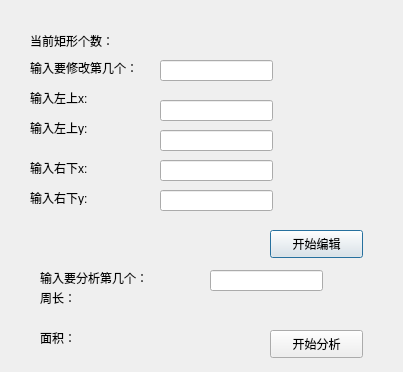
<?xml version="1.0" encoding="UTF-8"?>
<ui version="4.0">
 <class>Dialog_rectangle_edit</class>
 <widget class="QDialog" name="Dialog_rectangle_edit">
  <property name="geometry">
   <rect>
    <x>0</x>
    <y>0</y>
    <width>403</width>
    <height>372</height>
   </rect>
  </property>
  <property name="windowTitle">
   <string>Dialog</string>
  </property>
  <widget class="QLabel" name="label">
   <property name="geometry">
    <rect>
     <x>30</x>
     <y>30</y>
     <width>101</width>
     <height>21</height>
    </rect>
   </property>
   <property name="text">
    <string>当前矩形个数：</string>
   </property>
  </widget>
  <widget class="QLabel" name="label_2">
   <property name="geometry">
    <rect>
     <x>160</x>
     <y>30</y>
     <width>72</width>
     <height>15</height>
    </rect>
   </property>
   <property name="text">
    <string/>
   </property>
  </widget>
  <widget class="QLabel" name="label_3">
   <property name="geometry">
    <rect>
     <x>30</x>
     <y>60</y>
     <width>131</width>
     <height>16</height>
    </rect>
   </property>
   <property name="text">
    <string>输入要修改第几个：</string>
   </property>
  </widget>
  <widget class="QLabel" name="label_5">
   <property name="geometry">
    <rect>
     <x>30</x>
     <y>90</y>
     <width>72</width>
     <height>15</height>
    </rect>
   </property>
   <property name="text">
    <string>输入左上x:</string>
   </property>
  </widget>
  <widget class="QLabel" name="label_6">
   <property name="geometry">
    <rect>
     <x>30</x>
     <y>120</y>
     <width>72</width>
     <height>15</height>
    </rect>
   </property>
   <property name="text">
    <string>输入左上y:</string>
   </property>
  </widget>
  <widget class="QLabel" name="label_4">
   <property name="geometry">
    <rect>
     <x>30</x>
     <y>160</y>
     <width>72</width>
     <height>15</height>
    </rect>
   </property>
   <property name="text">
    <string>输入右下x:</string>
   </property>
  </widget>
  <widget class="QLabel" name="label_7">
   <property name="geometry">
    <rect>
     <x>30</x>
     <y>190</y>
     <width>72</width>
     <height>15</height>
    </rect>
   </property>
   <property name="text">
    <string>输入右下y:</string>
   </property>
  </widget>
  <widget class="QLineEdit" name="lineEdit">
   <property name="geometry">
    <rect>
     <x>160</x>
     <y>60</y>
     <width>113</width>
     <height>21</height>
    </rect>
   </property>
  </widget>
  <widget class="QLineEdit" name="lineEdit_2">
   <property name="geometry">
    <rect>
     <x>160</x>
     <y>100</y>
     <width>113</width>
     <height>21</height>
    </rect>
   </property>
  </widget>
  <widget class="QLineEdit" name="lineEdit_3">
   <property name="geometry">
    <rect>
     <x>160</x>
     <y>130</y>
     <width>113</width>
     <height>21</height>
    </rect>
   </property>
  </widget>
  <widget class="QLineEdit" name="lineEdit_4">
   <property name="geometry">
    <rect>
     <x>160</x>
     <y>160</y>
     <width>113</width>
     <height>21</height>
    </rect>
   </property>
  </widget>
  <widget class="QLineEdit" name="lineEdit_5">
   <property name="geometry">
    <rect>
     <x>160</x>
     <y>190</y>
     <width>113</width>
     <height>21</height>
    </rect>
   </property>
  </widget>
  <widget class="QPushButton" name="pushButton">
   <property name="geometry">
    <rect>
     <x>270</x>
     <y>230</y>
     <width>93</width>
     <height>28</height>
    </rect>
   </property>
   <property name="text">
    <string>开始编辑</string>
   </property>
  </widget>
  <widget class="QLabel" name="label_8">
   <property name="geometry">
    <rect>
     <x>40</x>
     <y>270</y>
     <width>131</width>
     <height>16</height>
    </rect>
   </property>
   <property name="text">
    <string>输入要分析第几个：</string>
   </property>
  </widget>
  <widget class="QLabel" name="label_9">
   <property name="geometry">
    <rect>
     <x>40</x>
     <y>290</y>
     <width>72</width>
     <height>15</height>
    </rect>
   </property>
   <property name="text">
    <string>周长：</string>
   </property>
  </widget>
  <widget class="QLabel" name="label_10">
   <property name="geometry">
    <rect>
     <x>40</x>
     <y>330</y>
     <width>72</width>
     <height>15</height>
    </rect>
   </property>
   <property name="text">
    <string>面积：</string>
   </property>
  </widget>
  <widget class="QLabel" name="label_11">
   <property name="geometry">
    <rect>
     <x>120</x>
     <y>290</y>
     <width>72</width>
     <height>15</height>
    </rect>
   </property>
   <property name="text">
    <string/>
   </property>
  </widget>
  <widget class="QLabel" name="label_12">
   <property name="geometry">
    <rect>
     <x>120</x>
     <y>320</y>
     <width>72</width>
     <height>20</height>
    </rect>
   </property>
   <property name="text">
    <string/>
   </property>
  </widget>
  <widget class="QLineEdit" name="lineEdit_6">
   <property name="geometry">
    <rect>
     <x>210</x>
     <y>270</y>
     <width>113</width>
     <height>21</height>
    </rect>
   </property>
  </widget>
  <widget class="QPushButton" name="pushButton_2">
   <property name="geometry">
    <rect>
     <x>270</x>
     <y>330</y>
     <width>93</width>
     <height>28</height>
    </rect>
   </property>
   <property name="text">
    <string>开始分析</string>
   </property>
  </widget>
 </widget>
 <resources/>
 <connections/>
</ui>
